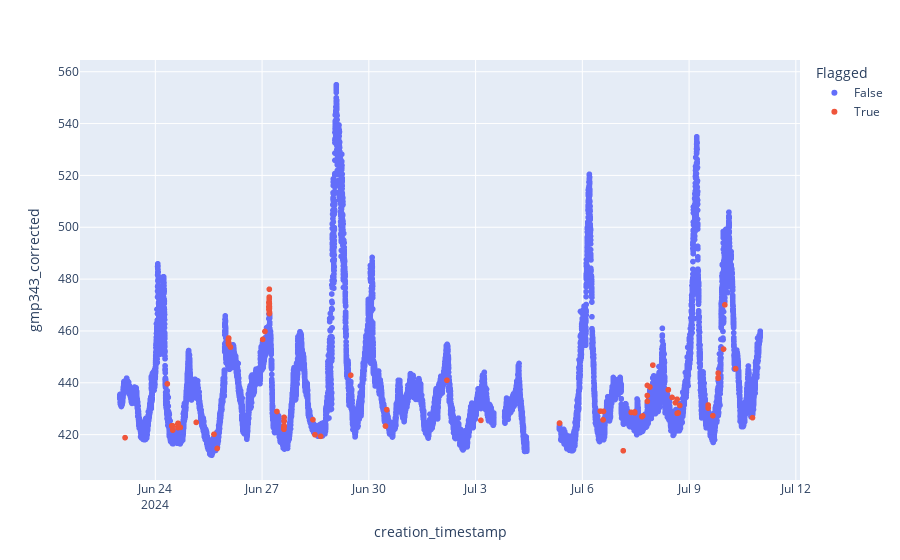

This figure's notebook cell:
### Code cell
fig = px.scatter(df_filtered, x="creation_timestamp", y="gmp343_corrected", color="Flagged")
fig.show()
